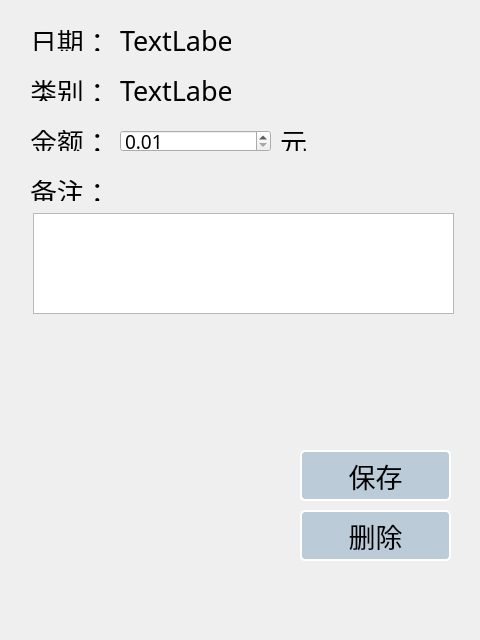
<?xml version="1.0" encoding="UTF-8"?>
<ui version="4.0">
 <class>detail_of_data</class>
 <widget class="QDialog" name="detail_of_data">
  <property name="geometry">
   <rect>
    <x>0</x>
    <y>0</y>
    <width>480</width>
    <height>640</height>
   </rect>
  </property>
  <property name="windowTitle">
   <string>Dialog</string>
  </property>
  <property name="styleSheet">
   <string notr="true">#detail_of_data{background-image: url(:/new/myimage/new_icon/Background.jpg);}</string>
  </property>
  <widget class="QLabel" name="label">
   <property name="geometry">
    <rect>
     <x>30</x>
     <y>30</y>
     <width>71</width>
     <height>21</height>
    </rect>
   </property>
   <property name="font">
    <font>
     <family>华文楷体</family>
     <pointsize>20</pointsize>
    </font>
   </property>
   <property name="text">
    <string>日期：</string>
   </property>
  </widget>
  <widget class="QLabel" name="date_label">
   <property name="geometry">
    <rect>
     <x>120</x>
     <y>30</y>
     <width>111</width>
     <height>21</height>
    </rect>
   </property>
   <property name="font">
    <font>
     <family>华文楷体</family>
     <pointsize>20</pointsize>
    </font>
   </property>
   <property name="text">
    <string>TextLabel</string>
   </property>
  </widget>
  <widget class="QLabel" name="label_3">
   <property name="geometry">
    <rect>
     <x>30</x>
     <y>80</y>
     <width>71</width>
     <height>21</height>
    </rect>
   </property>
   <property name="font">
    <font>
     <family>华文楷体</family>
     <pointsize>20</pointsize>
    </font>
   </property>
   <property name="text">
    <string>类别：</string>
   </property>
  </widget>
  <widget class="QLabel" name="category_label">
   <property name="geometry">
    <rect>
     <x>120</x>
     <y>80</y>
     <width>111</width>
     <height>21</height>
    </rect>
   </property>
   <property name="font">
    <font>
     <family>华文楷体</family>
     <pointsize>20</pointsize>
    </font>
   </property>
   <property name="text">
    <string>TextLabel</string>
   </property>
  </widget>
  <widget class="QLabel" name="label_5">
   <property name="geometry">
    <rect>
     <x>30</x>
     <y>130</y>
     <width>71</width>
     <height>21</height>
    </rect>
   </property>
   <property name="font">
    <font>
     <family>华文楷体</family>
     <pointsize>20</pointsize>
    </font>
   </property>
   <property name="text">
    <string>金额：</string>
   </property>
  </widget>
  <widget class="QLabel" name="label_2">
   <property name="geometry">
    <rect>
     <x>30</x>
     <y>180</y>
     <width>71</width>
     <height>21</height>
    </rect>
   </property>
   <property name="font">
    <font>
     <family>华文楷体</family>
     <pointsize>20</pointsize>
    </font>
   </property>
   <property name="text">
    <string>备注：</string>
   </property>
  </widget>
  <widget class="QDoubleSpinBox" name="money_doubleSpinBox">
   <property name="geometry">
    <rect>
     <x>120</x>
     <y>130</y>
     <width>151</width>
     <height>22</height>
    </rect>
   </property>
   <property name="font">
    <font>
     <family>华文楷体</family>
     <pointsize>14</pointsize>
    </font>
   </property>
   <property name="minimum">
    <double>0.010000000000000</double>
   </property>
   <property name="maximum">
    <double>99999.990000000005239</double>
   </property>
  </widget>
  <widget class="QLabel" name="label_4">
   <property name="geometry">
    <rect>
     <x>280</x>
     <y>130</y>
     <width>40</width>
     <height>21</height>
    </rect>
   </property>
   <property name="font">
    <font>
     <family>华文楷体</family>
     <pointsize>20</pointsize>
    </font>
   </property>
   <property name="text">
    <string>元</string>
   </property>
  </widget>
  <widget class="QPushButton" name="save_pushButton">
   <property name="geometry">
    <rect>
     <x>300</x>
     <y>450</y>
     <width>151</width>
     <height>51</height>
    </rect>
   </property>
   <property name="font">
    <font>
     <family>华文楷体</family>
     <pointsize>20</pointsize>
    </font>
   </property>
   <property name="styleSheet">
    <string notr="true">QPushButton{	
	color:#000000;
	border:2px solid #ffffff;
	background-color:#bbcbd8;
	border-radius:5px;
}

QPushButton::hover{
	background-color:#52DCFE;
	color:#000000;
}

QPushButton::pressed,QPushButton::checked{
	background-color:#52DCFE;
	color:#000000;
}

QPushButton::disabled{
	background-color:transparent;
}
</string>
   </property>
   <property name="text">
    <string>保存</string>
   </property>
  </widget>
  <widget class="QPushButton" name="delete_pushButton">
   <property name="geometry">
    <rect>
     <x>300</x>
     <y>510</y>
     <width>151</width>
     <height>51</height>
    </rect>
   </property>
   <property name="font">
    <font>
     <family>华文楷体</family>
     <pointsize>20</pointsize>
    </font>
   </property>
   <property name="styleSheet">
    <string notr="true">QPushButton{	
	color:#000000;
	border:2px solid #ffffff;
	background-color:#bbcbd8;
	border-radius:5px;
}

QPushButton::hover{
	background-color:#52DCFE;
	color:#000000;
}

QPushButton::pressed,QPushButton::checked{
	background-color:#52DCFE;
	color:#000000;
}

QPushButton::disabled{
	background-color:transparent;
}
</string>
   </property>
   <property name="text">
    <string>删除</string>
   </property>
  </widget>
  <widget class="QTextEdit" name="remark_textEdit">
   <property name="geometry">
    <rect>
     <x>33</x>
     <y>213</y>
     <width>421</width>
     <height>101</height>
    </rect>
   </property>
   <property name="font">
    <font>
     <family>华文楷体</family>
     <pointsize>20</pointsize>
    </font>
   </property>
  </widget>
 </widget>
 <resources/>
 <connections/>
</ui>
